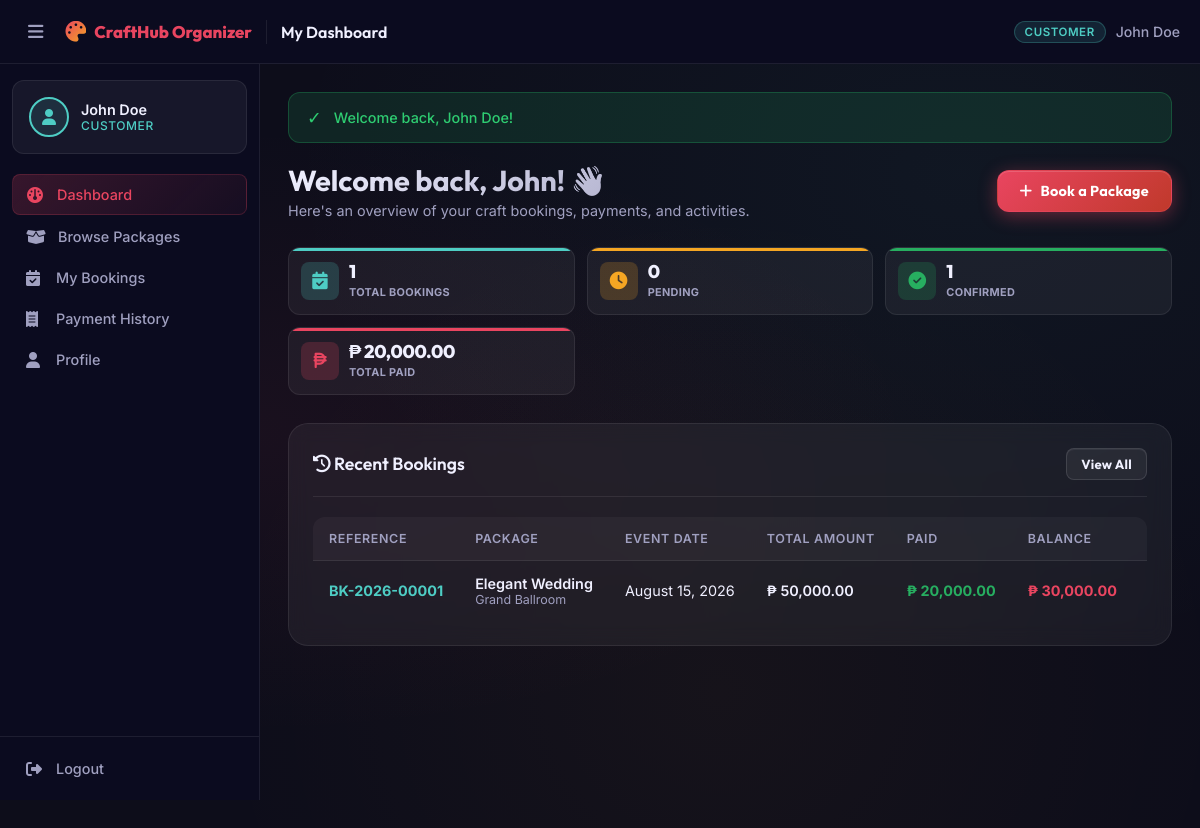
Screenshot of /customer/dashboard.php (signed in) with the database file from the repository.
### tables this page shows
CREATE TABLE IF NOT EXISTS users (
    user_id INT AUTO_INCREMENT PRIMARY KEY,
    name VARCHAR(100) NOT NULL,
    email VARCHAR(100) UNIQUE NOT NULL,
    password VARCHAR(255) NOT NULL,
    contact_no VARCHAR(20),
    address TEXT,
    ip_address VARCHAR(45) NULL,                            
    role ENUM('customer','staff','cashier','admin') DEFAULT 'customer',
    security_question VARCHAR(255),
    security_answer_hash VARCHAR(255),
    status ENUM('active','inactive') DEFAULT 'active',
    created_at TIMESTAMP DEFAULT CURRENT_TIMESTAMP
);

CREATE TABLE IF NOT EXISTS bookings (
    booking_id INT AUTO_INCREMENT PRIMARY KEY,
    booking_reference VARCHAR(50) UNIQUE,
    customer_id INT NOT NULL,
    package_id INT NOT NULL,
    venue_id INT NULL,
    event_date DATE NOT NULL,
    event_time TIME DEFAULT '09:00:00',
    event_type ENUM('Wedding','Birthday','Debut','Christening') NOT NULL DEFAULT 'Wedding',
    guest_count INT DEFAULT 1,
    total_amount DECIMAL(10,2) NOT NULL DEFAULT 0.00,
    amount_paid DECIMAL(10,2) NOT NULL DEFAULT 0.00,
    status ENUM('Pending','Confirmed','Paid','Completed','Cancelled') DEFAULT 'Pending',
    notes TEXT,
    created_at TIMESTAMP DEFAULT CURRENT_TIMESTAMP,
    FOREIGN KEY (customer_id) REFERENCES users(user_id) ON DELETE CASCADE,
    FOREIGN KEY (package_id) REFERENCES packages(package_id) ON DELETE CASCADE,
    FOREIGN KEY (venue_id) REFERENCES venues(venue_id) ON DELETE SET NULL
);

CREATE TABLE IF NOT EXISTS packages (
    package_id INT AUTO_INCREMENT PRIMARY KEY,
    package_name VARCHAR(100) NOT NULL,
    event_type ENUM('Wedding','Birthday','Debut','Christening') NOT NULL,
    base_price DECIMAL(10,2) NOT NULL,
    max_slots INT NOT NULL DEFAULT 5,                       
    description TEXT,
    status ENUM('active','inactive') DEFAULT 'active'
);

CREATE TABLE IF NOT EXISTS venues (
    venue_id INT AUTO_INCREMENT PRIMARY KEY,
    venue_name VARCHAR(100) NOT NULL,
    capacity INT,
    location VARCHAR(255),
    availability_status ENUM('available','unavailable') DEFAULT 'available'
);

### includes/auth.php (called while the page is built, shortened)
<?php
function getCurrentUser(): ?array {
    $db   = getDB();
    $stmt = $db->prepare("SELECT *, user_id AS id, contact_no AS phone FROM users WHERE user_id = ? AND status = 'active'");
    $stmt->execute([$_SESSION['user_id']]);
    return $stmt->fetch() ?: null;
}

### customer/dashboard.php (the view, shortened to what this page needs)
<?php
require_once __DIR__ . '/../includes/header.php';
$user  = getCurrentUser();
$stats = getDashboardStats('customer', $user['id']);
$db    = getDB();
$stmt = $db->prepare("
    SELECT b.*, b.booking_id AS id, p.package_name AS package_name, v.venue_name AS venue_name,
           (SELECT COALESCE(SUM(amount_paid),0) FROM payments WHERE booking_id = b.booking_id) AS calc_paid
    FROM bookings b
    JOIN packages p ON b.package_id = p.package_id
    LEFT JOIN venues v ON b.venue_id = v.venue_id
    WHERE b.customer_id = ?
    ORDER BY b.created_at DESC LIMIT 5
");
$stmt->execute([$user['user_id'] ?? $user['id']]);
$recentBookings = $stmt->fetchAll();
?>
<?php require_once __DIR__ . '/../includes/navbar.php'; ?>
<div class="page-header">
    <div>
        <h1>Welcome back, <?= htmlspecialchars(explode(' ', $user['name'])[0]) ?>! 👋</h1>
        <p>Here's an overview of your craft bookings, payments, and activities.</p>
    </div>
    <a href="<?= APP_URL ?>/customer/packages.php" class="btn btn-primary">
        <i class="fa-solid fa-plus"></i> Book a Package
    </a>
</div>
<div class="stats-grid">
    <div class="stat-card" style="--stat-color: #4ecdc4;">
        <div class="stat-icon" style="background:rgba(78,205,196,0.2);color:#4ecdc4;">
            <i class="fa-solid fa-calendar-check"></i>
        </div>
        <div class="stat-info">
            <div class="stat-value"><?= $stats['my_bookings'] ?></div>
            <div class="stat-label">Total Bookings</div>
        </div>
    </div>
    <div class="stat-card" style="--stat-color: #f5a623;">
        <div class="stat-icon" style="background:rgba(245,166,35,0.2);color:#f5a623;">
            <i class="fa-solid fa-clock"></i>
        </div>
        <div class="stat-info">
            <div class="stat-value"><?= $stats['pending'] ?></div>
            <div class="stat-label">Pending</div>
        </div>
    </div>
    <div class="stat-card" style="--stat-color: #27ae60;">
        <div class="stat-icon" style="background:rgba(39,174,96,0.2);color:#27ae60;">
            <i class="fa-solid fa-circle-check"></i>
        </div>
        <div class="stat-info">
            <div class="stat-value"><?= $stats['confirmed'] ?></div>
            <div class="stat-label">Confirmed</div>
        </div>
    </div>
    <div class="stat-card" style="--stat-color: #e94560;">
        <div class="stat-icon" style="background:rgba(233,69,96,0.2);color:#e94560;">
            <i class="fa-solid fa-peso-sign"></i>
        </div>
        <div class="stat-info">
            <div class="stat-value"><?= formatCurrency($stats['total_paid']) ?></div>
            <div class="stat-label">Total Paid</div>
        </div>
    </div>
</div>
<div class="card">
    <div class="card-header">
        <h2 class="card-title"><i class="fa-solid fa-clock-rotate-left"></i> Recent Bookings</h2>
        <a href="<?= APP_URL ?>/customer/bookings.php" class="btn btn-secondary btn-sm">View All</a>
    </div>
    <?php if (empty($recentBookings)): ?>
        <div class="empty-state">
            <i class="fa-solid fa-calendar-xmark"></i>
            <h3>No Bookings Yet</h3>
            <p>Start your craft journey by booking a package!</p>
            <a href="<?= APP_URL ?>/customer/packages.php" class="btn btn-primary">
                <i class="fa-solid fa-box-open"></i> Browse Packages
            </a>
        </div>
    <?php else: ?>
        <div class="table-wrapper">
            <table class="table">
                <thead>
                    <tr>
                        <th>Reference</th>
                        <th>Package</th>
                        <th>Event Date</th>
                        <th>Total Amount</th>
                        <th>Paid</th>
                        <th>Balance</th>
                        <th>Payment Status</th>
                    </tr>
                </thead>
                <tbody>
                    <?php foreach ($recentBookings as $b):
                        $total     = (float)($b['total_amount'] ?? 0);
                        $paid      = (float)($b['calc_paid'] > 0 ? $b['calc_paid'] : ($b['amount_paid'] ?? 0));
                        $balance   = max(0.0, $total - $paid);
                        $payStatus = ($paid >= $total && $total > 0) ? 'paid' : ($paid > 0 ? 'partial' : 'unpaid');
                    ?>
                    <tr>
                        <td><strong style="color:var(--accent-teal);"><?= htmlspecialchars(getBookingRef($b)) ?></strong></td>
                        <td>
                            <div style="font-weight:600;"><?= htmlspecialchars($b['package_name']) ?></div>
                            <div style="font-size:0.78rem;color:var(--text-secondary);"><?= htmlspecialchars($b['venue_name'] ?? 'No Venue') ?></div>
                        </td>
                        <td><?= formatDate($b['event_date']) ?></td>
                        <td style="font-weight:600;"><?= formatCurrency($total) ?></td>
                        <td style="color:#27ae60;font-weight:700;"><?= formatCurrency($paid) ?></td>
                        <td>
                            <?php if ($balance > 0): ?>
                                <strong style="color:var(--accent-red);"><?= formatCurrency($balance) ?></strong>
                            <?php else: ?>
                                <span class="badge badge-success"><i class="fa-solid fa-check"></i> Paid</span>
                            <?php endif; ?>
                        </td>
                        <td><?= statusBadge($payStatus) ?></td>
                    </tr>
                    <?php endforeach; ?>
                </tbody>
            </table>
        </div>
    <?php endif; ?>
</div>
<?php require_once __DIR__ . '/../includes/footer.php'; ?>

### rows the page displays
users: name "John"
bookings: booking_reference "BK-2026-00001", package.package_name "Elegant Wedding", venue.venue_name "Grand Ballroom", event_date "August 15, 2026", total_amount "₱ 50,000.00", paid "₱ 20,000.00", balance "₱ 30,000.00"

### other values shown
$_SESSION['user_name'] "John Doe"
$roleLabel "CUSTOMER"
$link['label'] "Dashboard"
$link['label'] "Browse Packages"
$link['label'] "My Bookings"
$link['label'] "Payment History"
$link['label'] "Profile"
APP_NAME "CraftHub Organizer"
explode(' | ', $pageTitle)[0] "My Dashboard"
$icon "✓"
$message "Welcome back, John Doe!"
$stats['my_bookings'] "1"
$stats['pending'] "0"
$stats['confirmed'] "1"
formatCurrency($stats['total_paid']) "₱ 20,000.00"
